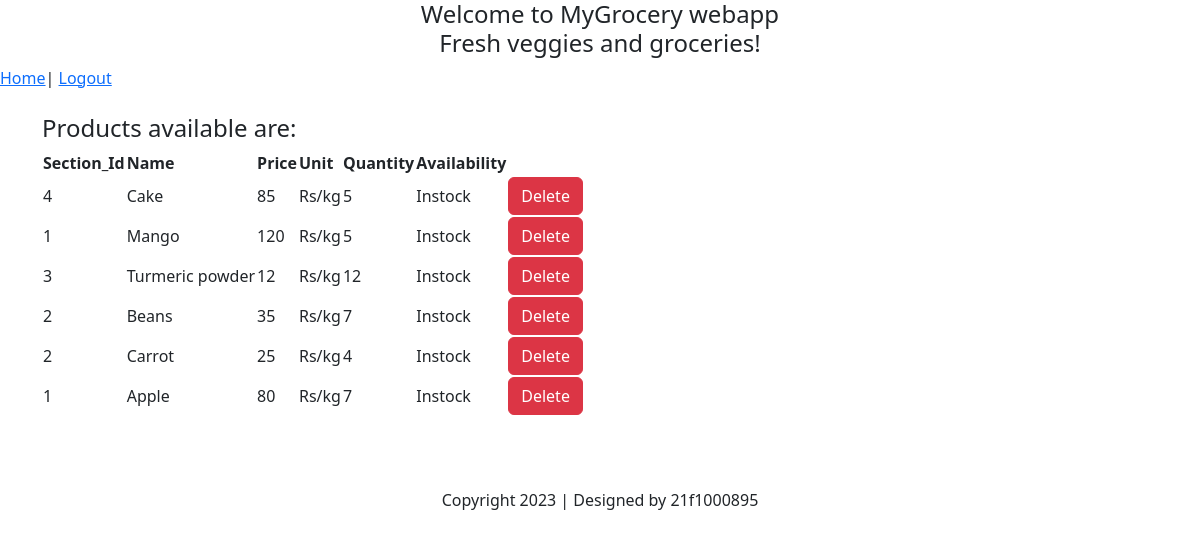
/admin/products, run on the app's committed database.
### models.py (models this page shows, shortened)
class Product(db.Model):
    product_id = db.Column(db.Integer(), primary_key = True)
    product_name = db.Column(db.String(50), nullable = False)
    product_unit = db.Column(db.String(), nullable = False)
    product_quantity = db.Column(db.Integer())
    product_price = db.Column(db.Integer())
    sect = db.Column(db.Integer(), db.ForeignKey("section.section_id"), nullable = False)

### app.py (the view)
@app.route('/admin/products', methods=['GET','POST'])
def all_products():
    products=Product.query.all()
    sections=Section.query.all()
    if request.method=='GET':
        return render_template('all_products.html',products=products, sections=sections)
    return redirect('/admin_dashboard')

### templates/all_products.html (shortened to what this page needs)
<!DOCTYPE html>
<html lang="en">
<head>
    <link href="https://cdn.jsdelivr.net/npm/bootstrap@5.3.0/dist/css/bootstrap.min.css" rel="stylesheet">
</head>
<body>
    <heading align="center">
        <h4>Welcome to MyGrocery webapp<br>Fresh veggies and groceries!</h4>
    </heading>
    <div>
        <a href="/admin_dashboard">Home</a>|
        <a href="/">Logout</a>
    </div><br>
    <div class="container-sm">
    {% if products|length == 0 %}
    <h4>No products available:</h4>
    {% else %}
    <h4>Products available are:</h4>
    <table>
        <tr>
            <th>Section_Id</th>
            <th>Name</th>
            <th>Price</th>
            <th>Unit</th>
            <th>Quantity</th>
            <th>Availability</th>
        </tr>
        {%  for product in products|sort(attribute='product_id',reverse=true) %}
            <tr>
                <td>{{ product.sect}}</td>
                <td>{{ product.product_name }}</td>
                <td>{{ product.product_price }} </td>
                <td>{{ product.product_unit }}</td>
                <td>{{ product.product_quantity }}</td>
                <td>{% if product.product_quantity == 0  %}
                        Out of Stock
                    {% else %}
                        Instock
                    {% endif %}
                </td>
                <td><a href="/admin/{{product.product_id}}">
                    <div>
                        <button type="submit" class="btn btn-danger" data-toggle="tooltip" data-placement="top" title="Delete Product">Delete</button>
                    </div>
                </a></td>
            </tr>
        {% endfor %}
    </table>
</div>
    {% endif %}  <br> <br><br>
    <Footer align = "center">Copyright 2023 | Designed by 21f1000895</Footer>
</body>
</html>

### data on the page
Product: sect "4", product_name "Cake", product_price "85", product_unit "Rs/kg", product_quantity "5", shows "Instock"
Product: sect "1", product_name "Mango", product_price "120", product_unit "Rs/kg", product_quantity "5", shows "Instock"
Product: sect "3", product_name "Turmeric powder", product_price "12", product_unit "Rs/kg", product_quantity "12", shows "Instock"
Product: sect "2", product_name "Beans", product_price "35", product_unit "Rs/kg", product_quantity "7", shows "Instock"
Product: sect "2", product_name "Carrot", product_price "25", product_unit "Rs/kg", product_quantity "4", shows "Instock"
Product: sect "1", product_name "Apple", product_price "80", product_unit "Rs/kg", product_quantity "7", shows "Instock"
